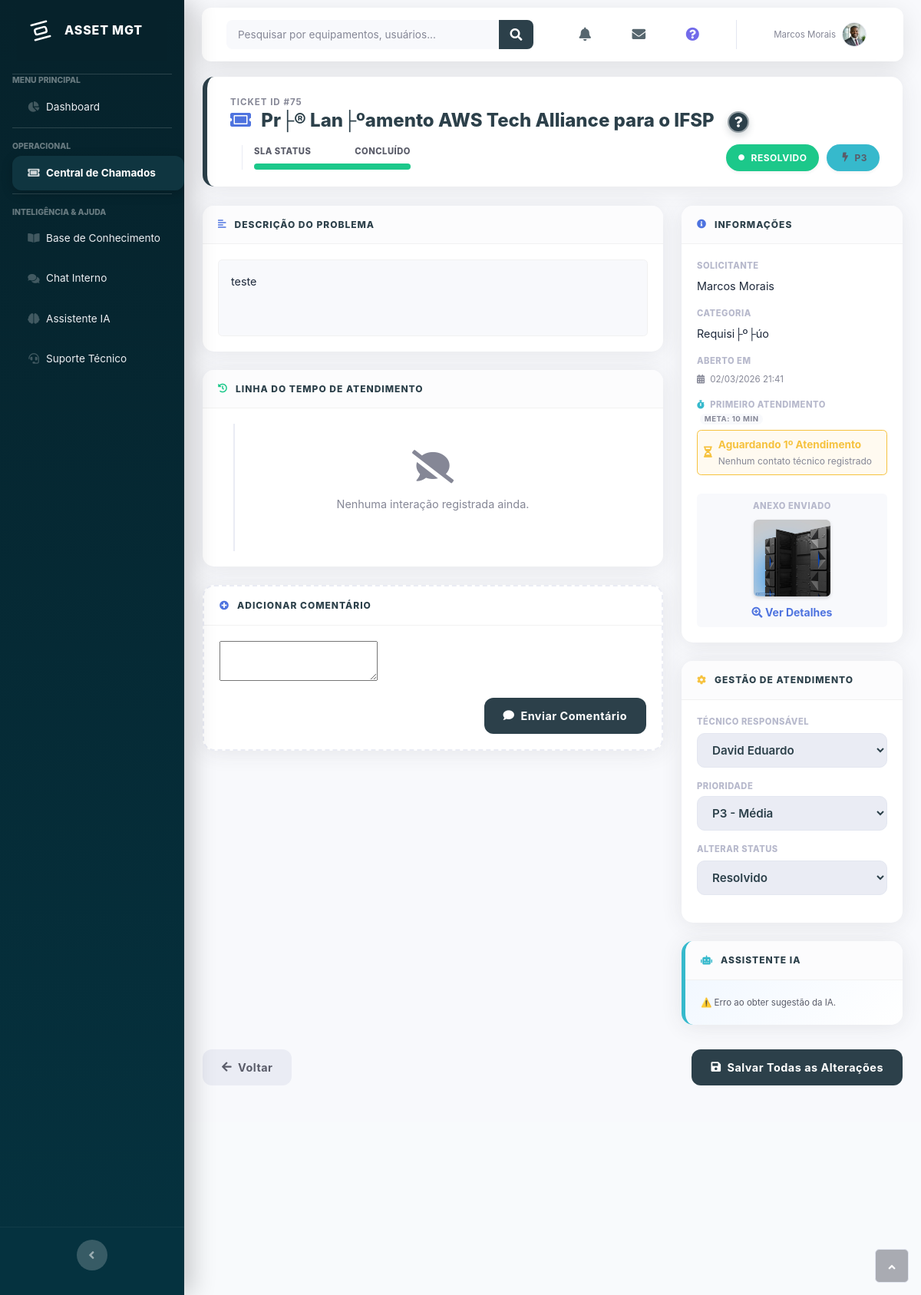
/editar_chamado.php?id=75 (signed in), run on the app's committed database.
### tables this page shows
CREATE TABLE `chamados` (
  `id` int(11) unsigned NOT NULL AUTO_INCREMENT,
  `titulo` varchar(255) NOT NULL,
  `categoria` enum('Incidente','Mudan├ºa','Requisi├º├úo') NOT NULL,
  `tipo_servico` varchar(100) DEFAULT NULL,
  `descricao` longtext DEFAULT NULL,
  `status` varchar(50) DEFAULT 'Aberto',
  `prioridade` enum('P1','P2','P3','P4') DEFAULT 'P4',
  `data_abertura` datetime DEFAULT current_timestamp(),
  `usuario_id` int(11) DEFAULT NULL,
  `responsavel_id` int(11) DEFAULT NULL,
  `data_fechamento` datetime DEFAULT NULL,
  `nota_resolucao` longtext DEFAULT NULL,
  `anexo` varchar(255) DEFAULT NULL,
  `service_tag` varchar(255) DEFAULT NULL,
  `id_asset` int(11) DEFAULT NULL,
  `id_gestor_aprovador` int(11) DEFAULT NULL,
  `aprovado_gestor` tinyint(1) DEFAULT 0,
  `tempo_congelado_minutos` int(11) DEFAULT 0,
  `data_ultimo_congelamento` datetime DEFAULT NULL,
  `data_primeira_resposta` datetime DEFAULT NULL COMMENT 'Timestamp do primeiro contato do t├®cnico (atribui├º├úo ou coment├írio)',
  PRIMARY KEY (`id`),
  KEY `idx_chamados_status` (`status`),
  KEY `idx_chamados_categoria` (`categoria`),
  KEY `idx_chamados_data_abertura` (`data_abertura`),
  KEY `idx_chamados_data_fechamento` (`data_fechamento`),
  KEY `idx_chamados_usuario_id` (`usuario_id`),
  KEY `idx_chamados_responsavel_id` (`responsavel_id`),
  KEY `idx_chamados_titulo` (`titulo`),
  CONSTRAINT `chamados_ibfk_1` FOREIGN KEY (`usuario_id`) REFERENCES `usuarios` (`id_usuarios`) ON DELETE SET NULL,
  CONSTRAINT `fk_responsavel` FOREIGN KEY (`responsavel_id`) REFERENCES `usuarios` (`id_usuarios`) ON DELETE SET NULL
);

CREATE TABLE `usuarios` (
  `id_usuarios` int(11) NOT NULL AUTO_INCREMENT,
  `nome` varchar(100) NOT NULL,
  `sobrenome` varchar(100) NOT NULL,
  `usuarioAD` varchar(50) NOT NULL,
  `funcao` varchar(50) DEFAULT NULL,
  `dataNascimento` date DEFAULT NULL,
  `email` varchar(100) NOT NULL,
  `cpf` varchar(14) DEFAULT NULL,
  `centroDeCusto` varchar(100) DEFAULT NULL,
  `setor` varchar(100) DEFAULT NULL,
  `matricula` varchar(20) NOT NULL,
  `telefone` varchar(15) DEFAULT NULL,
  `tipoContrato` varchar(50) DEFAULT NULL,
  `senha` varchar(255) NOT NULL,
  `confirmarSenha` varchar(255) NOT NULL,
  `nivelUsuario` enum('Admin','Suporte','Usu├ƒrio') DEFAULT NULL,
  `unidade` varchar(100) DEFAULT NULL,
  `status` enum('Ativo','Inativo') DEFAULT 'Ativo',
  `foto_perfil` varchar(255) DEFAULT NULL,
  `reset_token` varchar(255) DEFAULT NULL,
  `reset_token_expira` datetime DEFAULT NULL,
  `chat_status` enum('Dispon├¡vel','Ausente','Ocupado','Offline') DEFAULT 'Dispon├¡vel',
  `last_seen` datetime DEFAULT current_timestamp(),
  PRIMARY KEY (`id_usuarios`),
  UNIQUE KEY `usuarioAD` (`usuarioAD`),
  UNIQUE KEY `email` (`email`),
  UNIQUE KEY `matricula` (`matricula`),
  KEY `idx_usuarios_nome` (`nome`),
  KEY `idx_usuarios_sobrenome` (`sobrenome`),
  KEY `idx_usuarios_email` (`email`),
  KEY `idx_usuarios_usuarioAD` (`usuarioAD`),
  KEY `idx_usuarios_status` (`status`)
);

CREATE TABLE `configuracoes_sla` (
  `id` int(11) NOT NULL AUTO_INCREMENT,
  `categoria` varchar(50) NOT NULL,
  `tempo_sla_minutos` int(11) NOT NULL DEFAULT 1440,
  `sla_primeira_resposta_minutos` int(11) NOT NULL DEFAULT 10 COMMENT 'Tempo alvo global de primeiro atendimento em minutos (padr├úo: 10 min)',
  PRIMARY KEY (`id`),
  UNIQUE KEY `categoria` (`categoria`)
);

### editar_chamado.php (the view, shortened to what the rows shown need)
<?php
include_once 'conexao.php';
$id_chamado = isset($_GET['id']) ? intval($_GET['id']) : 0;
$sql = "SELECT c.*,
               u.nome AS sol_nome, u.sobrenome AS sol_sobrenome,
               r.nome AS resp_nome, r.sobrenome AS resp_sobrenome,
               g.nome AS gestor_nome, g.sobrenome AS gestor_sobrenome,
               COALESCE(c.id_asset, a.id_asset) AS resolvido_id_asset
        FROM chamados c
        LEFT JOIN usuarios u ON c.usuario_id = u.id_usuarios
        LEFT JOIN usuarios r ON c.responsavel_id = r.id_usuarios
        LEFT JOIN usuarios g ON c.id_gestor_aprovador = g.id_usuarios
        LEFT JOIN ativos a ON c.service_tag = a.tag
        WHERE c.id = $id_chamado";
$result = $conn->query($sql);
$chamado = $result->fetch_assoc();
$is_tecnico = ($_SESSION['nivelUsuario'] === 'Admin' || $_SESSION['nivelUsuario'] === 'Suporte');
$sla_primeira_resposta_minutos_config = 10;
$res_config = mysqli_query($conn, "SELECT categoria, tempo_sla_minutos, sla_primeira_resposta_minutos FROM configuracoes_sla");
if ($res_config) {
    while ($row_config = mysqli_fetch_assoc($res_config)) {
        if (!empty($row_config['sla_primeira_resposta_minutos'])) {
            $sla_primeira_resposta_minutos_config = (int)$row_config['sla_primeira_resposta_minutos'];
        }
    }
}
?>
<!DOCTYPE html>
<html lang="<?php echo (isset($_SESSION['language']) && $_SESSION['language'] == 'pt-BR') ? 'pt-br' : 'en'; ?>">
<head>
    <link rel="stylesheet" href="/assets/bootstrap/css/bootstrap.min.css?h=3265483e434712d72c41db9eebc4c8bb">
    <link rel="stylesheet" href="/assets/css/Montserrat.css?h=d6a29779d310462e7fcdde7b9a80e0db">
    <link rel="stylesheet" href="/assets/css/Nunito.css?h=5f41e73f827c7b56616237a1da13b6e2">
    <link rel="stylesheet" href="/assets/css/Raleway.css?h=19488c1c6619bc9bd5c02de5f7ffbfd4">
    <link rel="stylesheet" href="/assets/css/Roboto.css?h=193916adb9d7af47fe74d9a2270caac3">
    <link rel="stylesheet" href="https://use.fontawesome.com/releases/v5.12.0/css/all.css">
    <link rel="stylesheet" href="https://cdnjs.cloudflare.com/ajax/libs/font-awesome/4.7.0/css/font-awesome.min.css">
    <link rel="stylesheet" href="/assets/fonts/fontawesome5-overrides.min.css?h=a0e894d2f295b40fda5171460781b200">
    <link rel="stylesheet" href="https://cdnjs.cloudflare.com/ajax/libs/animate.css/3.5.2/animate.min.css">
    <link href="https://cdn.jsdelivr.net/npm/summernote@0.8.18/dist/summernote-bs4.min.css" rel="stylesheet">
    <link rel="stylesheet" href="/assets/css/summernote_premium.css">
    <?php include_once 'sidebar_style.php'; ?>
    <link rel="stylesheet" href="/assets/css/help_system.css">
</head>
<body id="page-top">
    <div id="wrapper">
        <div class="d-flex flex-column" id="content-wrapper">
            <div id="content">
                <div class="container-fluid">
                    <form method="post" id="form-editar-chamado">
                        <div class="ticket-header-card animate__animated animate__fadeInDown">
                            <div class="ticket-title-section">
                                <small class="text-muted font-weight-bold text-uppercase" style="letter-spacing: 1px;">Ticket ID #<?php echo $chamado['id']; ?></small>
                                <h3>
                                    <i class="fas fa-ticket-alt mr-2 text-primary"></i>
                                    <?php echo htmlspecialchars($chamado['titulo']); ?>
                                    <div class="help-indicator animate__animated animate__fadeIn" data-toggle="modal" data-target="#helpModal" title="<?php echo __('Guia da Tela'); ?>">
                                    </div>
                                </h3>
                            </div>
                            <div class="ticket-badges-section">
                                <?php
                                $status_class = 'bg-secondary';
                                if ($chamado['status'] == 'Aberto') { $status_class = 'bg-info'; }
                                elseif ($chamado['status'] == 'Em Andamento') { $status_class = 'bg-primary'; }
                                elseif ($chamado['status'] == 'Pendente') { $status_class = 'bg-warning'; }
                                elseif ($chamado['status'] == 'Resolvido') { $status_class = 'bg-success'; }
                                elseif ($chamado['status'] == 'Cancelado') { $status_class = 'bg-danger'; }
                                ?>
                                <span class="badge-premium <?php echo $status_class; ?> text-white"><i class="fas fa-circle mr-2" style="font-size: 8px;"></i><?php echo __($chamado['status']); ?></span>
                                 <?php
                                 $prio_class = 'bg-light text-dark';
                                 if ($chamado['prioridade'] == 'P1') { $prio_class = 'bg-danger text-white border-left-danger'; }
                                 elseif ($chamado['prioridade'] == 'P2') { $prio_class = 'bg-warning text-dark border-left-warning'; }
                                 elseif ($chamado['prioridade'] == 'P3') { $prio_class = 'bg-info text-dark border-left-info'; }
                                 elseif ($chamado['prioridade'] == 'P4') { $prio_class = 'bg-success text-white border-left-success'; }
                                 elseif ($chamado['prioridade'] == 'Alta') { $prio_class = 'bg-danger text-white'; }
                                 elseif ($chamado['prioridade'] == 'Média') { $prio_class = 'bg-warning text-dark'; }
                                ?>
                                <span class="badge-premium <?php echo $prio_class; ?>"><i class="fas fa-bolt mr-2"></i><?php echo __($chamado['prioridade'] ?: 'Sem Prioridade'); ?></span>
                            </div>
                        </div>
                        <div class="row">
                            <div class="col-lg-8">
                                <div class="info-card mb-4 animate__animated animate__fadeInLeft" style="animation-delay: 0.1s;">
                                    <div class="card-body">
                                        <div class="p-3 bg-light rounded" style="border: 1px solid #f1f1f1; min-height: 100px;">
                                            <?php echo nl2br(htmlspecialchars($chamado['descricao'])); ?>
                                        </div>
                                    </div>
                                </div>
                            </div>
                            <div class="col-lg-4">
                                <div class="info-card mb-4 animate__animated animate__fadeInRight">
                                    <div class="card-body">
                                        <div class="mb-3">
                                            <div class="form-label-premium"><?php echo __('Solicitante'); ?></div>
                                            <div class="form-value"><?php echo htmlspecialchars($chamado['sol_nome'] . ' ' . $chamado['sol_sobrenome']); ?></div>
                                        </div>
                                        <div class="mb-3">
                                            <div class="form-label-premium"><?php echo __('Categoria'); ?></div>
                                            <div class="form-value">
                                                <?php echo htmlspecialchars($chamado['categoria']); ?>
                                            </div>
                                        </div>
                                        <div class="mb-3">
                                            <div class="form-label-premium"><?php echo __('Aberto em'); ?></div>
                                            <div class="form-value text-muted small"><i class="fas fa-calendar-alt mr-1"></i> <?php echo date('d/m/Y H:i', strtotime($chamado['data_abertura'])); ?></div>
                                        </div>
                                        <div class="mb-3">
                                            <div class="form-label-premium">
                                                <i class="fas fa-stopwatch mr-1 text-info"></i>
                                                <?php echo __('Primeiro Atendimento'); ?>
                                                <span class="badge badge-pill badge-light text-muted ml-1" style="font-size:0.6rem;" title="SLA alvo configurado">Meta: <?php echo $sla_primeira_resposta_minutos_config; ?> min</span>
                                            </div>
                                        </div>
                                        <?php if (!empty($chamado['anexo'])): ?>
                                            <div class="mt-4 p-2 bg-light rounded text-center">
                                                <?php
                                                $ext = strtolower(pathinfo($chamado['anexo'], PATHINFO_EXTENSION));
                                                if (in_array($ext, ['jpg', 'jpeg', 'png', 'gif'])): ?>
                                                    <button type="button" class="btn p-0 border-0 bg-transparent mb-2" onclick="document.getElementById('imgLightbox').style.display='flex'">
                                                        <img src="/<?php echo htmlspecialchars($chamado['anexo']); ?>" class="img-fluid rounded shadow-sm" style="max-height: 100px; cursor: pointer;" alt="<?php echo __('Anexo do chamado'); ?>">
                                                    </button>
                                                    <br><button type="button" class="btn btn-sm btn-link text-primary font-weight-bold p-0" onclick="document.getElementById('imgLightbox').style.display='flex'"><i class="fas fa-search-plus"></i> <?php echo __('Ver Detalhes'); ?></button>
                                                <?php else: ?>
                                                    <a href="/<?php echo htmlspecialchars($chamado['anexo']); ?>" target="_blank" class="btn btn-sm btn-outline-primary btn-block">
                                                        <i class="fas fa-file-download mr-1"></i> <?php echo __('Baixar Arquivo'); ?>
                                                    </a>
                                                <?php endif; ?>
                                            </div>
                                        <?php endif; ?>
                                    </div>
                                </div>
                                <div class="info-card mb-4 animate__animated animate__fadeInRight" style="animation-delay: 0.1s;">
                                    <div class="card-body">
                                        <div class="mb-3">
                                             <div class="d-flex justify-content-between align-items-center mb-1">
                                                <label for="prioridade" class="form-label-premium mb-0"><?php echo __('Prioridade'); ?></label>
                                             </div>
                                             <select id="prioridade" class="form-control form-control-premium" name="prioridade" <?php echo !$is_tecnico ? 'disabled' : ''; ?>>
                                                 <option value="P3" <?php echo ($chamado['prioridade'] == 'P3' || $chamado['prioridade'] == 'Média' || empty($chamado['prioridade'])) ? 'selected' : ''; ?> style="color: #f6c23e;">P3 - <?php echo __('Média'); ?></option>
                                             </select>
                                         </div>
                                        <div class="mb-3">
                                            <label for="status" class="form-label-premium"><?php echo __('Alterar Status'); ?></label>
                                            <select id="status" class="form-control form-control-premium" name="status" <?php echo !$is_tecnico ? 'disabled' : ''; ?>>
                                                <option value="Resolvido" <?php echo $chamado['status'] == 'Resolvido' ? 'selected' : ''; ?>><?php echo __('Resolvido'); ?></option>
                                            </select>
                                        </div>
                                    </div>
                                </div>
                            </div>
                        </div>
                    </form>
                </div>
            </div>
        </div>
    </div>
</body>
</html>

### data on the page
chamados: id "75", titulo "Pr├® Lan├ºamento AWS Tech Alliance para o IFSP", status "RESOLVIDO", prioridade "P3", descricao "teste", usuario.sobrenome "Marcos Morais", categoria "Requisi├º├úo", data_abertura "02/03/2026 21:41", anexo (picture), prioridade "P3 - Média", status "Resolvido"
configuracoes_sla: sla_primeira_resposta_minutos "10"

### other printed values
__('Menu Principal') "MENU PRINCIPAL"
__('Dashboard') "Dashboard"
__('Operacional') "OPERACIONAL"
__('Central de Chamados') "Central de Chamados"
__('Inteligência & Ajuda') "INTELIGÊNCIA & AJUDA"
__('Base de Conhecimento') "Base de Conhecimento"
__('Chat Interno') "Chat Interno"
__('Assistente IA') "Assistente IA"
__('Suporte Técnico') "Suporte Técnico"
$userName "Marcos Morais"
__('SLA STATUS') "SLA STATUS"
__('Descrição do Problema') "DESCRIÇÃO DO PROBLEMA"
__('Linha do Tempo de Atendimento') "LINHA DO TEMPO DE ATENDIMENTO"
__('Nenhuma interação registrada ainda.') "Nenhuma interação registrada ainda."
__('Adicionar Comentário') "ADICIONAR COMENTÁRIO"
